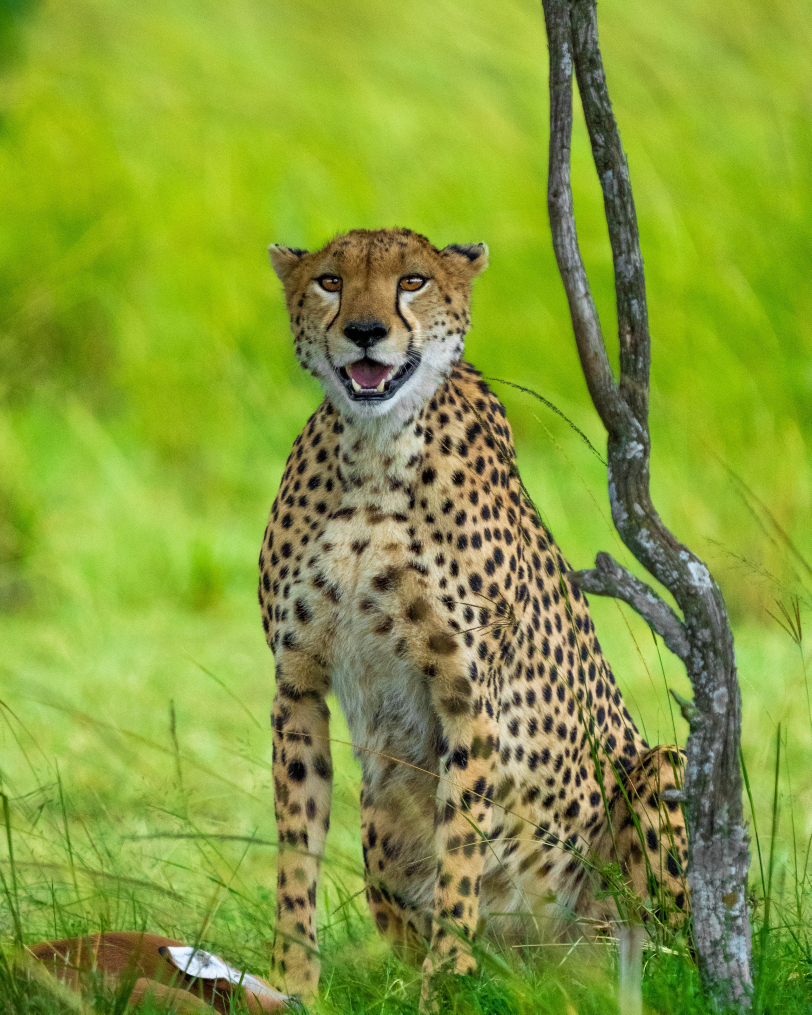
#> input picture opencvPython/advanced_concepts/animal_photos/ahmed-galal-9tdfWheG18c-unsplash.jpg, 3246 x 4057 px (shown at 1/4 size); its folder holds only this picture in this run
$ python spaces.py
#> lines starting #> are read from the running program, lines starting #| are printed output that depends on the picture
import os
import random

import cv2 as cv
import matplotlib.pyplot as plt


def resize_image(image, scale=0.75):
    return cv.resize(image, (int(image.shape[1] * scale), int(image.shape[0] * scale)), interpolation=cv.INTER_AREA)


photos = os.listdir("./animal_photos")
# img = cv.imread(f"./animal_photos/{photos[random.randint(0, len(photos) - 1)]}")
img = resize_image(cv.imread(f"./animal_photos/{photos[0]}"), 0.2)
#> in resize_image, `return cv.resize(image, (int(image.shape[1] * scale), int(image.shape[..`:
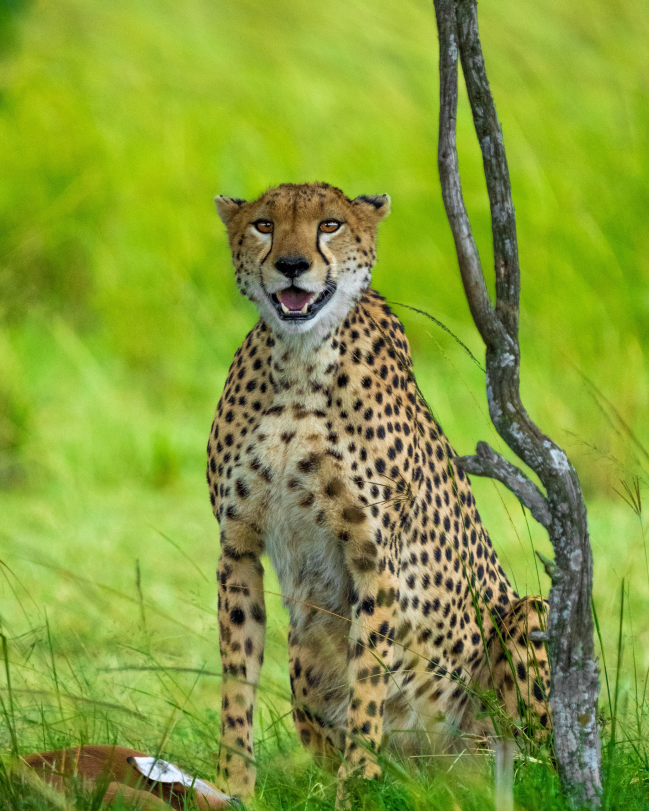
#> returned value: shape (811, 649, 3); mean of channels 0, 1, 2 57.7, 157.6, 135; drawn as B, G, R
cv.imshow("Original", img)

# BGR to Grayscale
gray = cv.cvtColor(img, cv.COLOR_BGR2GRAY)
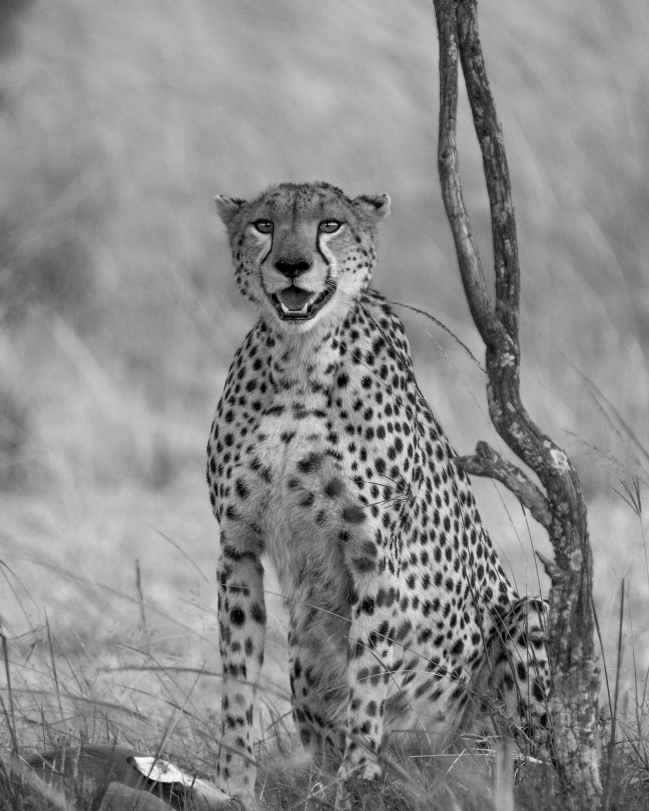
#> gray: shape (811, 649); min 0, max 248, mean 139.4
cv.imshow("Grayscale", gray)

# BGR to HSV
hsv = cv.cvtColor(img, cv.COLOR_BGR2HSV)
#> hsv: shape (811, 649, 3); mean H, S, V 37.6, 157, 160.6
cv.imshow("hsv", hsv)

# BGR to LAB / L*A*B
lab = cv.cvtColor(img, cv.COLOR_BGR2LAB)
#> lab: shape (811, 649, 3); mean of channels 0, 1, 2 156.2, 106.8, 172.9
cv.imshow("Lab", lab)

# BGR to RGB
rgb = cv.cvtColor(img, cv.COLOR_BGR2RGB)
cv.imshow("RGB", rgb)

# HSV to BGR
BGR = cv.cvtColor(hsv, cv.COLOR_HSV2BGR)
cv.imshow("HSV ---> BGR", BGR)

# LAB to BGR
BGR = cv.cvtColor(lab, cv.COLOR_LAB2BGR)
cv.imshow("Lab ---> BGR", BGR)

cv.waitKey(0)

$ run again, on opencvPython/advanced_concepts/animal_photos/dustin-humes-RgKsNlZJH8s-unsplash.jpg
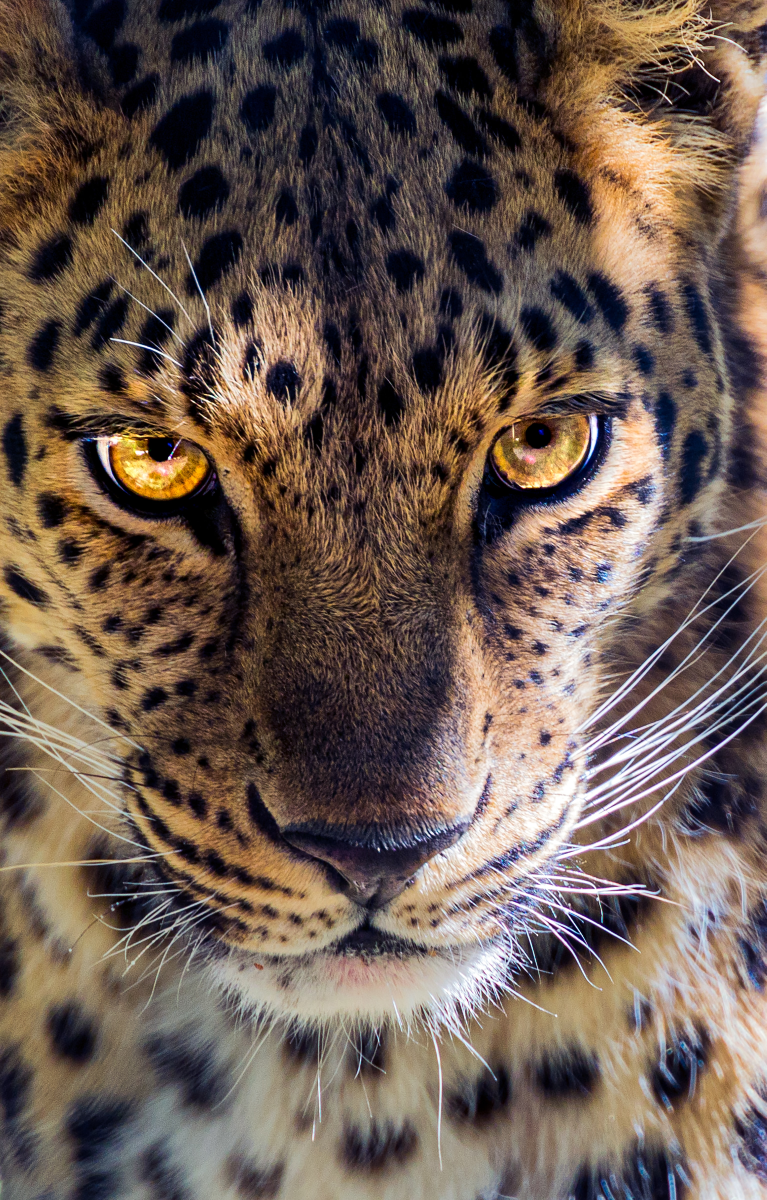
#> input picture opencvPython/advanced_concepts/animal_photos/dustin-humes-RgKsNlZJH8s-unsplash.jpg, 3066 x 4800 px (shown at 1/4 size)
#> in resize_image, `return cv.resize(image, (int(image.shape[1] * scale), int(image.shape[..`:
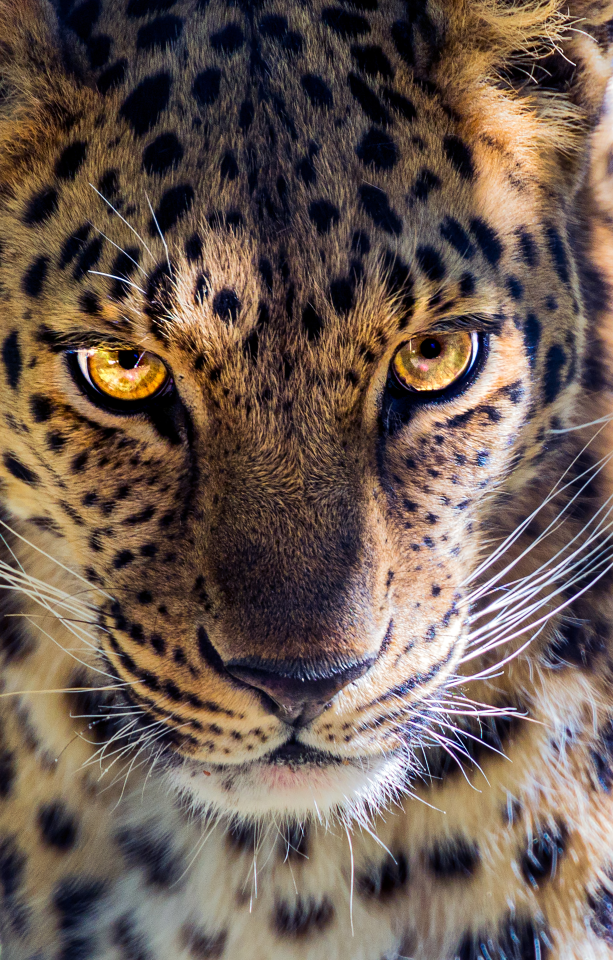
#> returned value: shape (960, 613, 3); mean of channels 0, 1, 2 82, 91.3, 108.2; drawn as B, G, R
#> `gray = cv.cvtColor(img, cv.COLOR_BGR2GRAY)`:
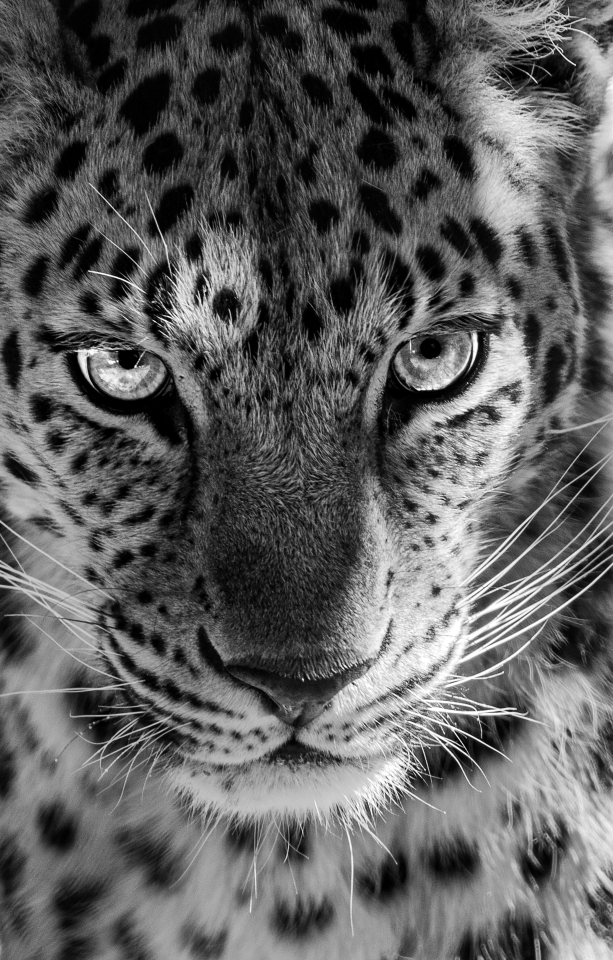
#> gray: shape (960, 613); min 0, max 255, mean 95.3
#> hsv: shape (960, 613, 3); mean H, S, V 60.3, 91.4, 111.8
#> lab: shape (960, 613, 3); mean of channels 0, 1, 2 99.8, 134, 135.5

$ run again, on opencvPython/advanced_concepts/animal_photos/jay-ruzesky-9zTafGVsv-c-unsplash.jpg
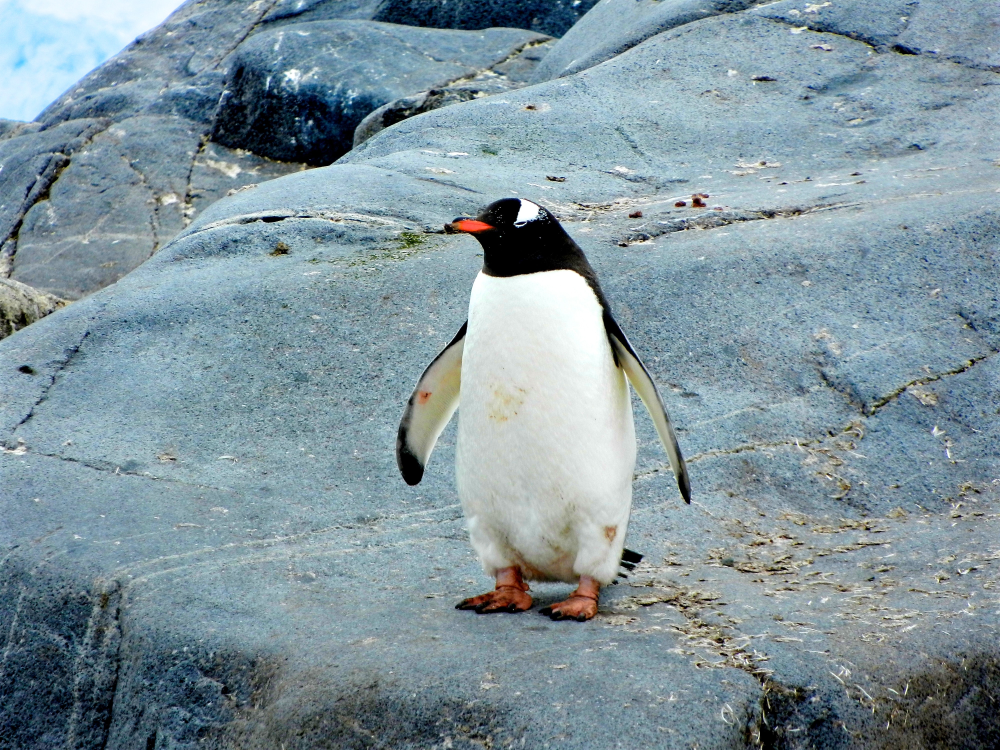
#> input picture opencvPython/advanced_concepts/animal_photos/jay-ruzesky-9zTafGVsv-c-unsplash.jpg, 4000 x 3000 px (shown at 1/4 size)
#> in resize_image, `return cv.resize(image, (int(image.shape[1] * scale), int(image.shape[..`:
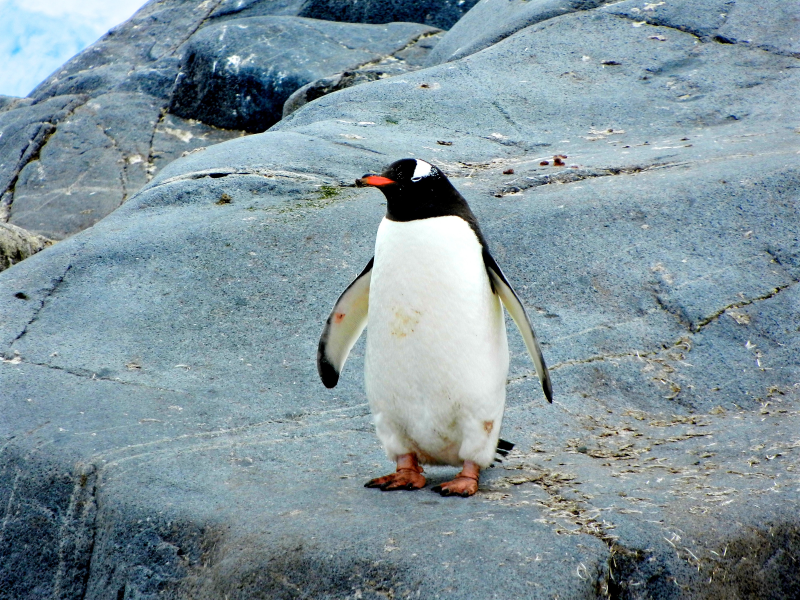
#> returned value: shape (600, 800, 3); mean of channels 0, 1, 2 157.2, 148.8, 128.8; drawn as B, G, R
#> `gray = cv.cvtColor(img, cv.COLOR_BGR2GRAY)`:
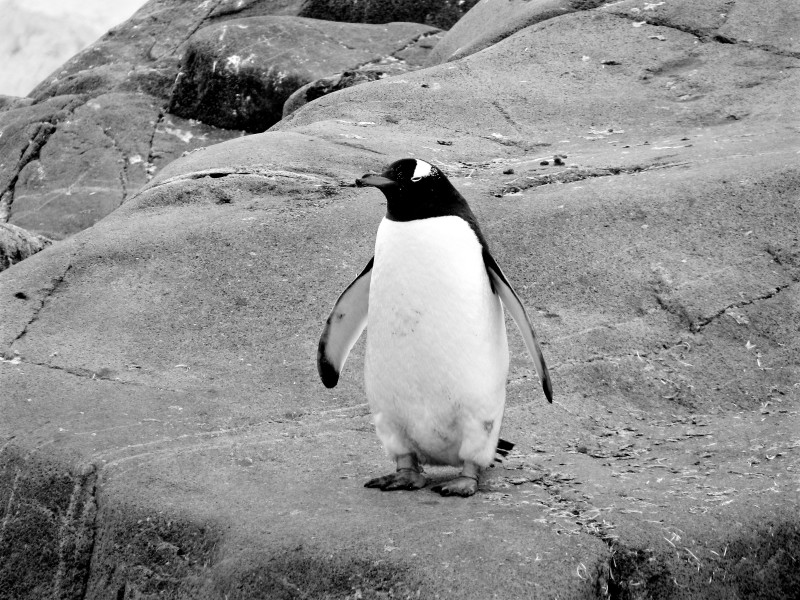
#> gray: shape (600, 800); min 0, max 255, mean 143.7
#> hsv: shape (600, 800, 3); mean H, S, V 91.7, 57.7, 159.1
#> lab: shape (600, 800, 3); mean of channels 0, 1, 2 152.6, 123.2, 121.2

$ run again, on opencvPython/advanced_concepts/animal_photos/anais-buan--iJaqqtrkJI-unsplash.jpg
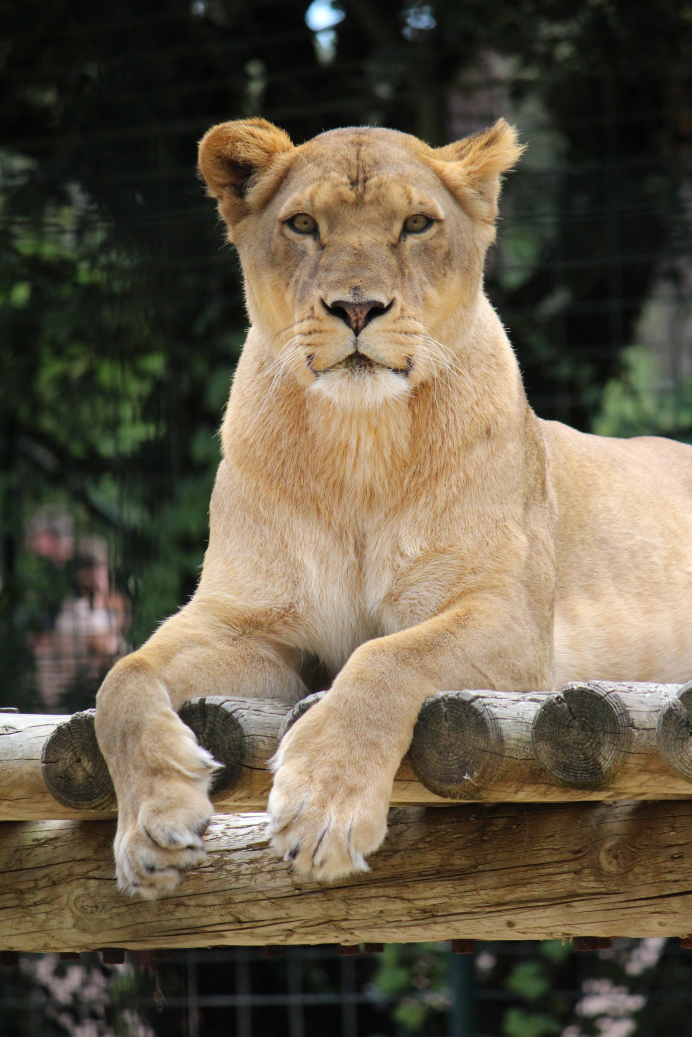
#> input picture opencvPython/advanced_concepts/animal_photos/anais-buan--iJaqqtrkJI-unsplash.jpg, 3456 x 5184 px (shown at 1/5 size)
#> in resize_image, `return cv.resize(image, (int(image.shape[1] * scale), int(image.shape[..`:
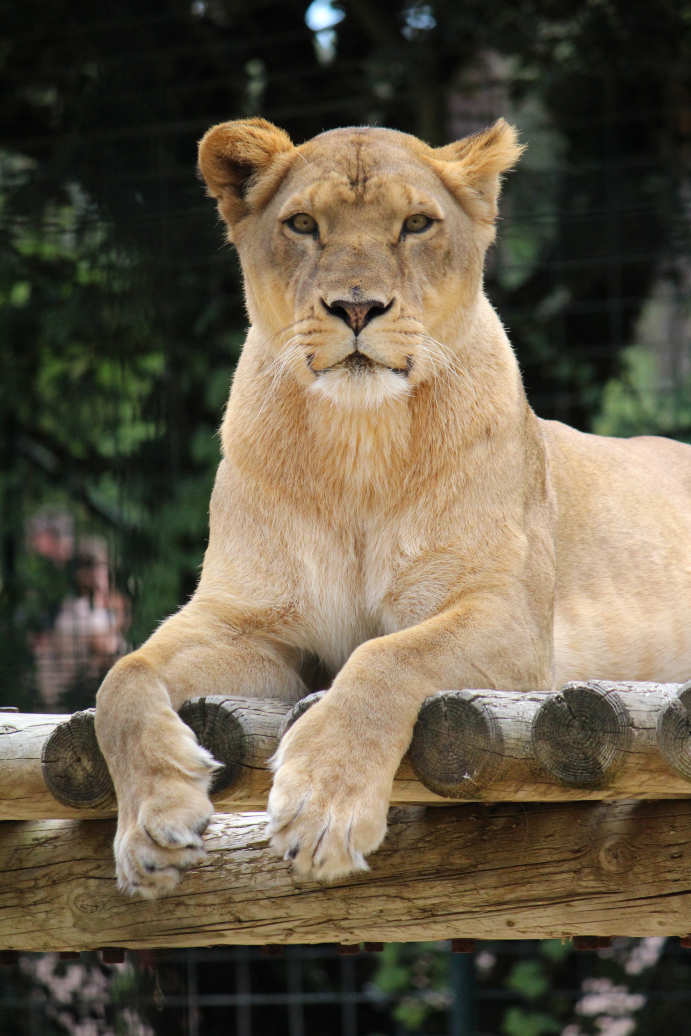
#> returned value: shape (1036, 691, 3); mean of channels 0, 1, 2 72.6, 91.3, 101.8; drawn as B, G, R
#> `gray = cv.cvtColor(img, cv.COLOR_BGR2GRAY)`:
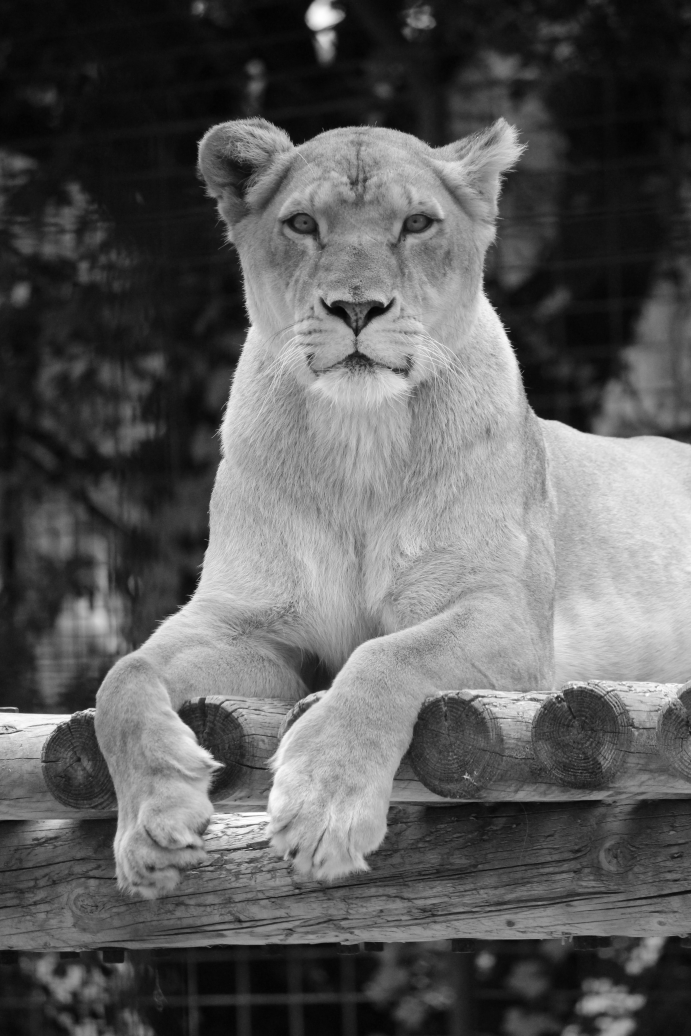
#> gray: shape (1036, 691); min 2, max 255, mean 92.3
#> hsv: shape (1036, 691, 3); mean H, S, V 33.3, 76, 104.3
#> lab: shape (1036, 691, 3); mean of channels 0, 1, 2 96.2, 129, 139.9
